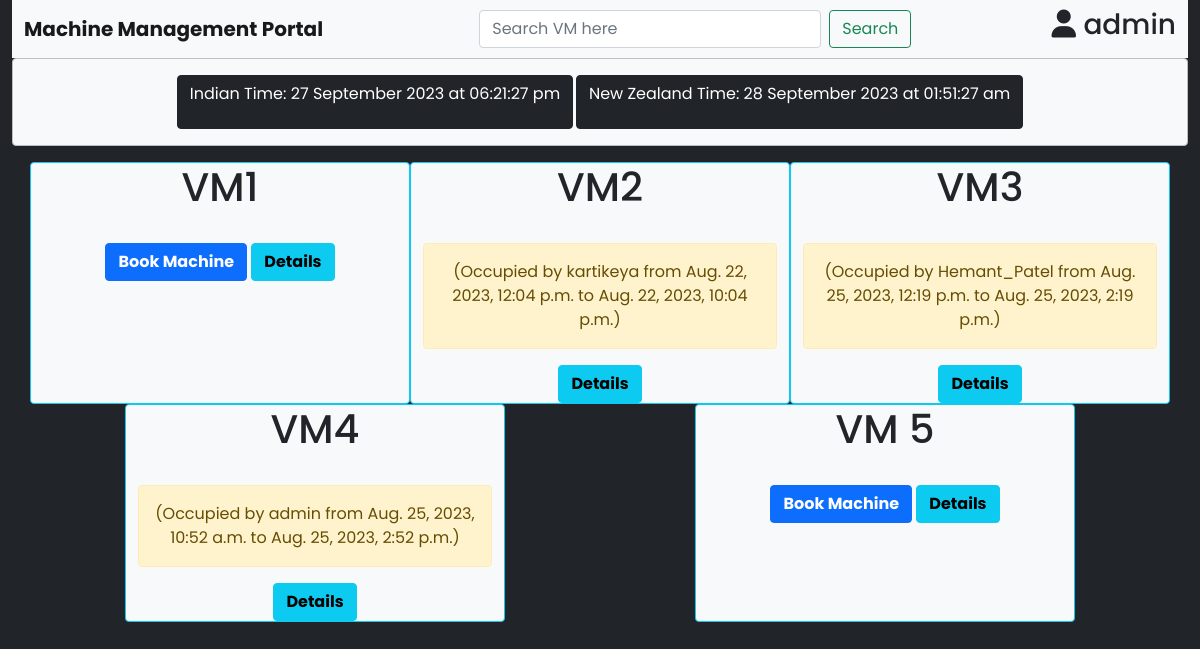
The app's page / (signed in), older data.
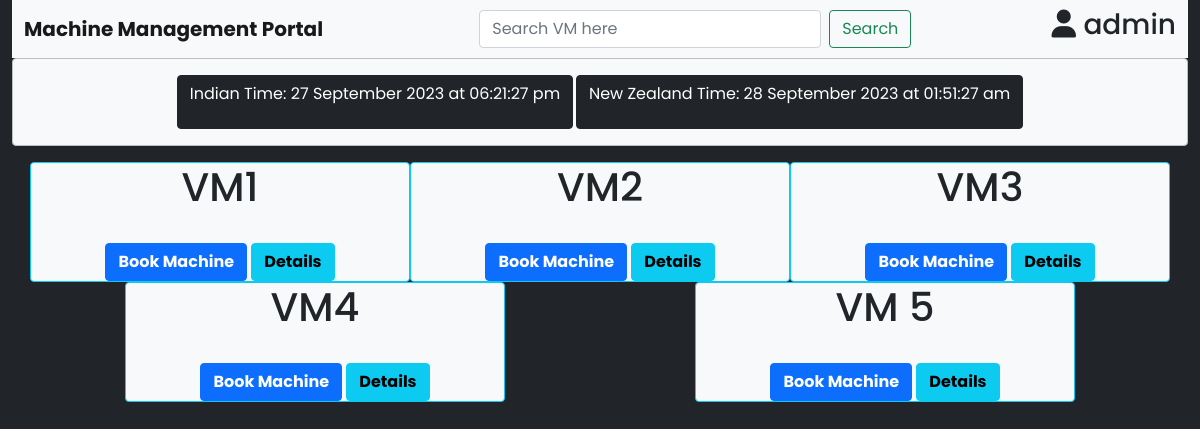
The same page, newer data.
### machines/models.py (models this page shows, shortened)
class Machine(models.Model):
    name = models.CharField(max_length=100)
    discription = models.TextField(null=True, max_length=500)
    user = models.ForeignKey(User, on_delete=models.SET_NULL, null=True, blank=True)
    start_time = models.DateTimeField(null=True, blank=True)
    end_time = models.DateTimeField(null=True, blank=True)
    timestamp = models.DateTimeField(auto_now=True)
    status = models.BooleanField(default=True)  # True for free, False for occupied
    purpose = models.TextField(blank=True)

### machines/views.py (the view)
# urls.py: path('', views.machine_list, name='machine_list'),
@login_required
def machine_list(request):
    search_query = request.GET.get('search')
    machines = Machine.objects.filter(name__icontains=search_query) if search_query else Machine.objects.all()
    context = {
        'machines': machines,
    }
    return render(request, 'machines/machine_list.html', context)

### machines/templates/machines/machine_list.html (shortened to what this page needs)
{% load static %}
<!DOCTYPE html>
<html lang="en">
<head>
    <link href="https://cdn.jsdelivr.net/npm/bootstrap@5.0.2/dist/css/bootstrap.min.css" rel="stylesheet"
>
    <link rel="stylesheet" href="https://cdnjs.cloudflare.com/ajax/libs/font-awesome/6.4.2/css/all.min.css" />
</head>
<body class="bg-body-tertiary bg-dark ">
    {% block content %}
    <div class = "container-fluid">
        <nav class="navbar sticky-top navbar-expand-lg navbar-light bg-light">
            <div class="container-fluid">
              <div class = "navbar-float-left"><a class="navbar-brand" href="#"><b>Machine Management Portal</b></a></div>
              <div class="navbar-float-right" id="navbarSupportedContent">
                <form class="d-flex" method="get" action="{% url 'machine_list' %}">
                  <input class="form-control me-2" type="search" name = "search" placeholder="Search VM here" aria-label="Search">
                  <button class="btn btn-outline-success" type="submit">Search</button>
                </form>
              </div>
                <div class="dropdown">
                    <div class="" data-bs-toggle="dropdown">
                        <h3>
                        <i class="fa-solid fa-user"> </i> {{ request.user }}
                        </h3>
                    </div >
                </div>
        </nav>
        <main>
             <div class="alert alert-dark text-center mb-3  bg-light ">
                     <b>
                         <b>
            <button type="button" class="btn btn-dark  "><p>Indian Time: <span id="indianTimeAndDate"></span></p>
                 </button>
                     </b>
        <button type="button" class="btn btn-dark  ">
                <p>New Zealand Time: <span id="newZealandTime"></span></p>
                 </p></button>
                     </b>
                 </div>
 <div class="container-sm ">
  <div class="row row-cols-3">
         {% for machine in machines %}
      <div class="col container  border rounded border-info bg-light text-center"> <h1>{{ machine.name }}</h1> </br>
      {% if machine.status %}
      <a href="{% url 'book_machine' machine.id %}" class="btn btn-primary" name="Active"><b>Book Machine</b></a>
      <a href="{% url 'machine_detail' machine.id %}" class="btn btn-info" name="Inactive"><b>Details</b></a>
      {% else %}
      <div class="alert alert-warning">
          (Occupied by {{ machine.user }} from {{ machine.start_time|date:"DATETIME_FORMAT" }} to {{ machine.end_time|date:"DATETIME_FORMAT" }})
      </div>
      <a href="{% url 'machine_detail' machine.id %}" class="btn btn-info" name="Inactive"><b>Details</b></a>
      {% endif %}
      </div>
      {% empty %}
                <h2 class="container p-1 border rounded bg-light text-center"><center>No Results Found</center></h2>
      {% endfor %}
    </div>
  </div>
        </main>
</div>
    {% endblock %}
</body>
</html>

### machines/templates/machines/machine_list.html (style rules this page uses)
* { font-family: 'Poppins', sans-serif; }

Row changes from the older to the newer data that the page shows:
changed Machine "VM2": user "kartikeya" → (not shown); start_time "Aug. 22, 2023, 12:04 p.m." → (not shown); end_time "Aug. 22, 2023, 10:04 p.m." → (not shown); status "(Occupied by from to )" → "Book Machine"
changed Machine "VM3": user "Hemant_Patel" → (not shown); start_time "Aug. 25, 2023, 12:19 p.m." → (not shown); end_time "Aug. 25, 2023, 2:19 p.m." → (not shown); status "(Occupied by from to )" → "Book Machine"
changed Machine "VM4": user "admin" → (not shown); start_time "Aug. 25, 2023, 10:52 a.m." → (not shown); end_time "Aug. 25, 2023, 2:52 p.m." → (not shown); status "(Occupied by from to )" → "Book Machine"
